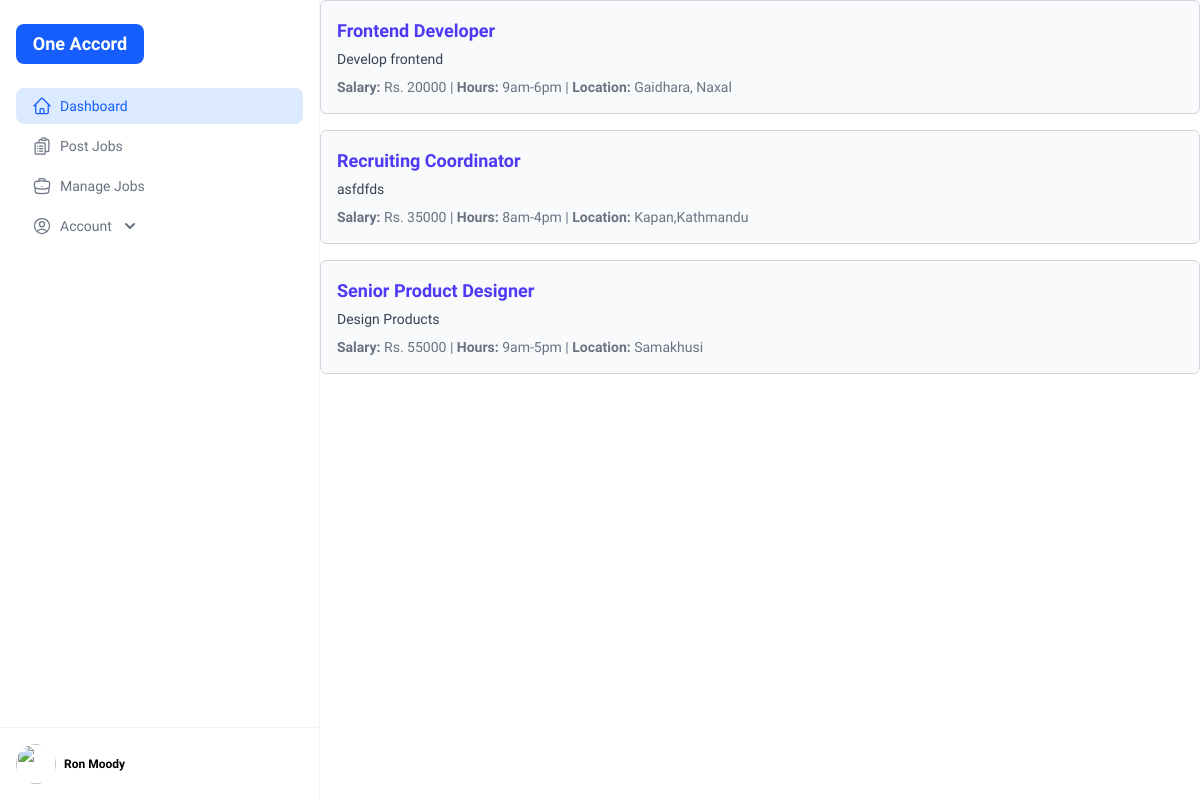
/manage_jobs/ (signed in), run on an earlier commit of the app's database.
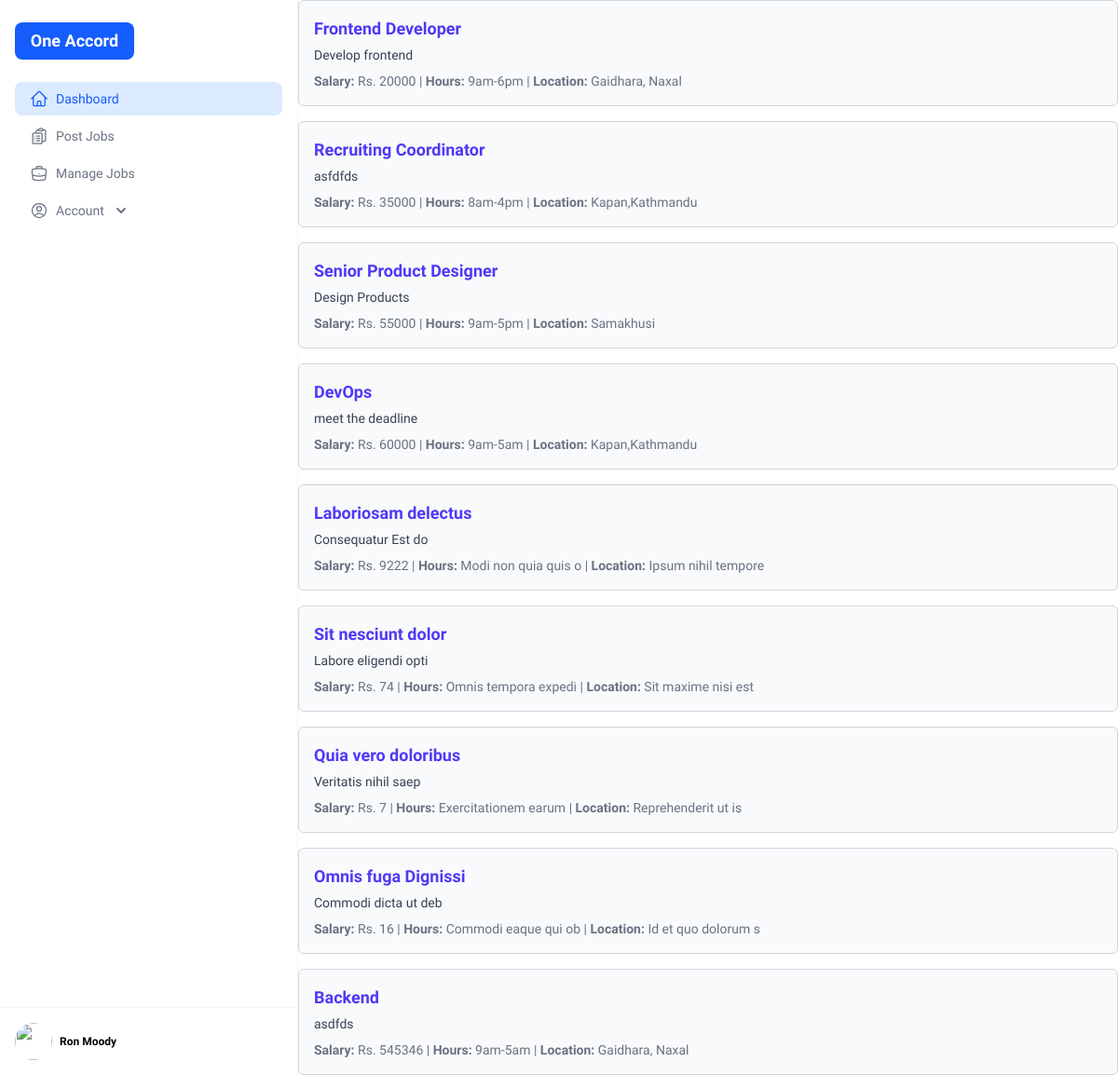
And on a later commit of the database.
### job_portal/models.py (models this page shows, shortened)
class JobPost(models.Model):
    company = models.ForeignKey(CompanyProfile, on_delete=models.CASCADE)
    title = models.CharField(max_length=255)
    description = models.TextField()
    location = models.CharField(max_length=255, blank=True, null=True)
    salary = models.DecimalField(max_digits=10, decimal_places=2, blank=True, null=True)
    working_hours=models.CharField(max_length=100, blank=True, null=True)

### job_portal/views.py (the view)
# urls.py: path('manage_jobs/', v.manage_jobs, name="manage_jobs"),
def manage_jobs(request):
    if not request.user.is_authenticated:
        return redirect('login')
    company_profile = CompanyProfile.objects.get(user=request.user)
    job_posts = JobPost.objects.filter(company=company_profile)
    role = get_role(request.user)
    jobs= JobPost.objects.all()
    ctx = {
        "company_profile": company_profile,
        "job_posts": job_posts,
        "jobs": jobs,
        "role": role
    }
    return render(request, "company/manage_jobs.html", ctx)

### job_portal/context_processors.py (called while the page is built)
def user_role(request):
    role = None
    if request.user.is_authenticated:
        if JobSeekerProfile.objects.filter(user=request.user).exists():
            role = 'jobseeker'
        elif CompanyProfile.objects.filter(user=request.user).exists():
            role = 'employer'
        else:
            role = 'user'
    return {
        'user_role': role
    }

### job_portal/views.py (called while the page is built)
def get_role(user):
    try:
        profile = JobSeekerProfile.objects.get(user=user)
        return "job_seeker"
    except JobSeekerProfile.DoesNotExist:
        try:
            profile = CompanyProfile.objects.get(user=user)
            return "employer"
        except CompanyProfile.DoesNotExist:
            return None

### job_portal/templates/company/manage_jobs.html
{% extends "common/dashboard_layout.html" %}
{% load static %}
{% block content %}
{% if jobs %}
  <div class="space-y-4">
    {% for job in jobs %}
      <div class="p-4 border border-gray-300 rounded-md bg-gray-50">
        <h3 class="text-lg font-semibold text-indigo-600">{{ job.title }}</h3>
        <p class="text-sm text-gray-700 mt-1">{{ job.description|truncatewords:25 }}</p>
        <div class="text-sm text-gray-500 mt-2">
          <span><strong>Salary:</strong> Rs. {{ job.salary|floatformat:0 }}</span> |
          <span><strong>Hours:</strong> {{ job.working_hours }}</span> |
          <span><strong>Location:</strong> {{ job.location }}</span>
        </div>
      </div>
    {% endfor %}
  </div>
{% else %}
  <p class="text-center text-gray-500">You haven't posted any jobs yet.</p>
{% endif %}
{% endblock %}

What changed in the data, as far as the page shows it:
added JobPost: title "DevOps", description "meet the deadline", salary "60000", working_hours "9am-5am", location "Kapan,Kathmandu"
added JobPost: title "Laboriosam delectus", description "Consequatur Est do", salary "9222", working_hours "Modi non quia quis o", location "Ipsum nihil tempore"
added JobPost: title "Sit nesciunt dolor", description "Labore eligendi opti", salary "74", working_hours "Omnis tempora expedi", location "Sit maxime nisi est"
added JobPost: title "Quia vero doloribus", description "Veritatis nihil saep", salary "7", working_hours "Exercitationem earum", location "Reprehenderit ut is"
added JobPost: title "Omnis fuga Dignissi", description "Commodi dicta ut deb", salary "16", working_hours "Commodi eaque qui ob", location "Id et quo dolorum s"
added JobPost: title "Backend", description "asdfds", salary "545346", working_hours "9am-5am", location "Gaidhara, Naxal"
